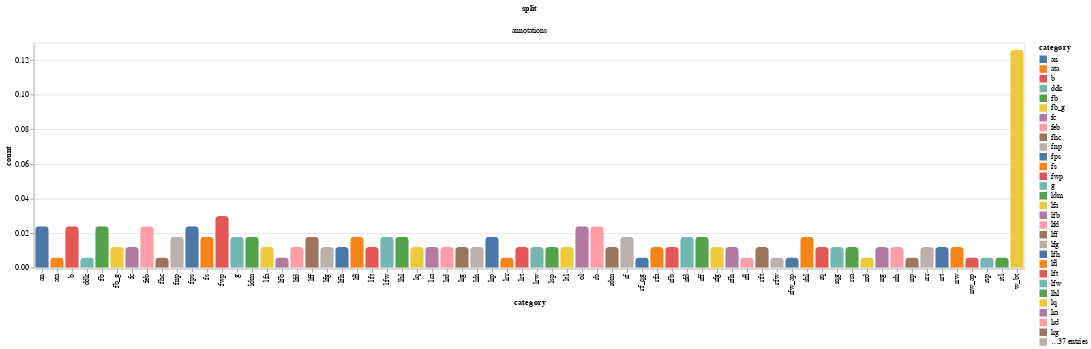

This figure's notebook cell:
### Code cell
seg_dataset.show_distribution()

### Figure 1 — Vega-Lite specification as saved in the notebook (floating-point values rounded to 4 significant figures)
{"config": {"view": {"continuousWidth": 300, "continuousHeight": 300}}, "data": {"name": "data-d3a63e1d38731f6ce4e421c341661b5c"}, "mark": {"type": "bar", "cornerRadiusTopLeft": 5, "cornerRadiusTopRight": 5}, "encoding": {"color": {"field": "category", "type": "nominal"}, "column": {"field": "split", "type": "nominal"}, "x": {"field": "category", "type": "ordinal"}, "y": {"field": "count", "type": "quantitative"}}, "$schema": "https://vega.github.io/schema/vega-lite/v5.20.1.json", "datasets": {"data-d3a63e1d38731f6ce4e421c341661b5c": [{"split": "annotations", "category": "an", "count": 0.02395}, {"split": "annotations", "category": "ata", "count": 0.005988}, {"split": "annotations", "category": "b", "count": 0.02395}, {"split": "annotations", "category": "ddk", "count": 0.005988}, {"split": "annotations", "category": "fb", "count": 0.02395}, {"split": "annotations", "category": "fb_g", "count": 0.01198}, {"split": "annotations", "category": "fc", "count": 0.01198}, {"split": "annotations", "category": "feb", "count": 0.02395}, {"split": "annotations", "category": "fhc", "count": 0.005988}, {"split": "annotations", "category": "fnp", "count": 0.01796}, {"split": "annotations", "category": "fps", "count": 0.02395}, {"split": "annotations", "category": "fs", "count": 0.01796}, {"split": "annotations", "category": "fwp", "count": 0.02994}, {"split": "annotations", "category": "g", "count": 0.01796}, {"split": "annotations", "category": "ldm", "count": 0.01796}, {"split": "annotations", "category": "lfa", "count": 0.01198}, {"split": "annotations", "category": "lfb", "count": 0.005988}, {"split": "annotations", "category": "lfd", "count": 0.01198}, {"split": "annotations", "category": "lff", "count": 0.01796}, {"split": "annotations", "category": "lfg", "count": 0.01198}, {"split": "annotations", "category": "lfh", "count": 0.01198}, {"split": "annotations", "category": "lfl", "count": 0.01796}, {"split": "annotations", "category": "lft", "count": 0.01198}, {"split": "annotations", "category": "lfw", "count": 0.01796}, {"split": "annotations", "category": "lhl", "count": 0.01796}, {"split": "annotations", "category": "lq", "count": 0.01198}, {"split": "annotations", "category": "lra", "count": 0.01198}, {"split": "annotations", "category": "lrd", "count": 0.01198}, {"split": "annotations", "category": "lrg", "count": 0.01198}, {"split": "annotations", "category": "lrh", "count": 0.01198}, {"split": "annotations", "category": "lrp", "count": 0.01796}, {"split": "annotations", "category": "lrr", "count": 0.005988}, {"split": "annotations", "category": "lrt", "count": 0.01198}, {"split": "annotations", "category": "lrw", "count": 0.01198}, {"split": "annotations", "category": "lsp", "count": 0.01198}, {"split": "annotations", "category": "ltl", "count": 0.01198}, {"split": "annotations", "category": "ol", "count": 0.02395}, {"split": "annotations", "category": "rb", "count": 0.02395}, {"split": "annotations", "category": "rdm", "count": 0.01198}, {"split": "annotations", "category": "rf", "count": 0.01796}, {"split": "annotations", "category": "rf_qg", "count": 0.005988}, {"split": "annotations", "category": "rfa", "count": 0.01198}, {"split": "annotations", "category": "rfb", "count": 0.01198}, {"split": "annotations", "category": "rfd", "count": 0.01796}, {"split": "annotations", "category": "rff", "count": 0.01796}, {"split": "annotations", "category": "rfg", "count": 0.01198}, {"split": "annotations", "category": "rfh", "count": 0.01198}, {"split": "annotations", "category": "rfl", "count": 0.005988}, {"split": "annotations", "category": "rft", "count": 0.01198}, {"split": "annotations", "category": "rfw", "count": 0.005988}, {"split": "annotations", "category": "rfw_ap", "count": 0.005988}, {"split": "annotations", "category": "rhl", "count": 0.01796}, {"split": "annotations", "category": "rq", "count": 0.01198}, {"split": "annotations", "category": "rqg", "count": 0.01198}, {"split": "annotations", "category": "rra", "count": 0.01198}, {"split": "annotations", "category": "rrd", "count": 0.005988}, {"split": "annotations", "category": "rrg", "count": 0.01198}, {"split": "annotations", "category": "rrh", "count": 0.01198}, {"split": "annotations", "category": "rrp", "count": 0.005988}, {"split": "annotations", "category": "rrr", "count": 0.01198}, {"split": "annotations", "category": "rrt", "count": 0.01198}, {"split": "annotations", "category": "rrw", "count": 0.01198}, {"split": "annotations", "category": "rrw_ap", "count": 0.005988}, {"split": "annotations", "category": "rsp", "count": 0.005988}, {"split": "annotations", "category": "rtl", "count": 0.005988}, {"split": "annotations", "category": "w_bt", "count": 0.1257}]}}
